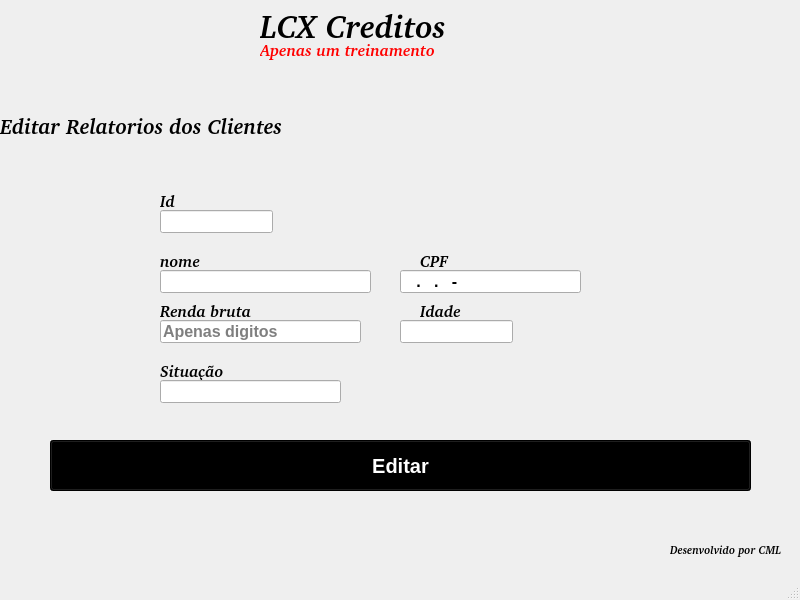
<?xml version="1.0" encoding="UTF-8"?>
<ui version="4.0">
 <class>MainWindow</class>
 <widget class="QMainWindow" name="MainWindow">
  <property name="geometry">
   <rect>
    <x>0</x>
    <y>0</y>
    <width>800</width>
    <height>600</height>
   </rect>
  </property>
  <property name="font">
   <font>
    <pointsize>15</pointsize>
    <weight>75</weight>
    <bold>true</bold>
   </font>
  </property>
  <property name="windowTitle">
   <string>MainWindow</string>
  </property>
  <widget class="QWidget" name="centralwidget">
   <widget class="QLabel" name="label">
    <property name="geometry">
     <rect>
      <x>260</x>
      <y>0</y>
      <width>251</width>
      <height>51</height>
     </rect>
    </property>
    <property name="font">
     <font>
      <family>URW Bookman [UKWN]</family>
      <pointsize>24</pointsize>
      <weight>75</weight>
      <italic>true</italic>
      <bold>true</bold>
     </font>
    </property>
    <property name="mouseTracking">
     <bool>false</bool>
    </property>
    <property name="autoFillBackground">
     <bool>true</bool>
    </property>
    <property name="lineWidth">
     <number>3</number>
    </property>
    <property name="text">
     <string>LCX Creditos</string>
    </property>
    <property name="scaledContents">
     <bool>false</bool>
    </property>
   </widget>
   <widget class="QLabel" name="label_2">
    <property name="geometry">
     <rect>
      <x>260</x>
      <y>40</y>
      <width>221</width>
      <height>20</height>
     </rect>
    </property>
    <property name="font">
     <font>
      <family>URW Bookman [UKWN]</family>
      <pointsize>12</pointsize>
      <weight>75</weight>
      <italic>true</italic>
      <bold>true</bold>
     </font>
    </property>
    <property name="styleSheet">
     <string notr="true">color: rgb(255, 0, 0)</string>
    </property>
    <property name="text">
     <string>Apenas um treinamento</string>
    </property>
   </widget>
   <widget class="QLabel" name="label_4">
    <property name="geometry">
     <rect>
      <x>670</x>
      <y>540</y>
      <width>131</width>
      <height>20</height>
     </rect>
    </property>
    <property name="font">
     <font>
      <family>URW Bookman [UKWN]</family>
      <pointsize>8</pointsize>
      <weight>75</weight>
      <italic>true</italic>
      <bold>true</bold>
     </font>
    </property>
    <property name="styleSheet">
     <string notr="true"/>
    </property>
    <property name="text">
     <string>Desenvolvido por CML</string>
    </property>
   </widget>
   <widget class="QLabel" name="label_3">
    <property name="geometry">
     <rect>
      <x>0</x>
      <y>100</y>
      <width>671</width>
      <height>51</height>
     </rect>
    </property>
    <property name="font">
     <font>
      <family>URW Bookman [UKWN]</family>
      <pointsize>16</pointsize>
      <weight>75</weight>
      <italic>true</italic>
      <bold>true</bold>
     </font>
    </property>
    <property name="mouseTracking">
     <bool>false</bool>
    </property>
    <property name="autoFillBackground">
     <bool>true</bool>
    </property>
    <property name="lineWidth">
     <number>3</number>
    </property>
    <property name="text">
     <string>Editar Relatorios dos Clientes</string>
    </property>
    <property name="scaledContents">
     <bool>false</bool>
    </property>
   </widget>
   <widget class="QPushButton" name="btnalterar">
    <property name="geometry">
     <rect>
      <x>50</x>
      <y>440</y>
      <width>701</width>
      <height>51</height>
     </rect>
    </property>
    <property name="font">
     <font>
      <pointsize>15</pointsize>
      <weight>75</weight>
      <bold>true</bold>
     </font>
    </property>
    <property name="styleSheet">
     <string notr="true">color: rgb(255, 255, 255);
background-color: rgb(0, 0, 0);
</string>
    </property>
    <property name="text">
     <string>Editar</string>
    </property>
   </widget>
   <widget class="QLabel" name="label_5">
    <property name="geometry">
     <rect>
      <x>420</x>
      <y>250</y>
      <width>71</width>
      <height>21</height>
     </rect>
    </property>
    <property name="font">
     <font>
      <family>URW Bookman [UKWN]</family>
      <pointsize>12</pointsize>
      <weight>75</weight>
      <italic>true</italic>
      <bold>true</bold>
     </font>
    </property>
    <property name="styleSheet">
     <string notr="true"/>
    </property>
    <property name="text">
     <string>CPF</string>
    </property>
   </widget>
   <widget class="QLabel" name="label_6">
    <property name="geometry">
     <rect>
      <x>420</x>
      <y>300</y>
      <width>51</width>
      <height>21</height>
     </rect>
    </property>
    <property name="font">
     <font>
      <family>URW Bookman [UKWN]</family>
      <pointsize>12</pointsize>
      <weight>75</weight>
      <italic>true</italic>
      <bold>true</bold>
     </font>
    </property>
    <property name="styleSheet">
     <string notr="true"/>
    </property>
    <property name="text">
     <string>Idade</string>
    </property>
   </widget>
   <widget class="QLineEdit" name="alterarRendaBruta">
    <property name="geometry">
     <rect>
      <x>160</x>
      <y>320</y>
      <width>201</width>
      <height>23</height>
     </rect>
    </property>
    <property name="font">
     <font>
      <pointsize>12</pointsize>
      <weight>75</weight>
      <bold>true</bold>
     </font>
    </property>
    <property name="placeholderText">
     <string>Apenas digitos</string>
    </property>
   </widget>
   <widget class="QLineEdit" name="alterarCPF">
    <property name="geometry">
     <rect>
      <x>400</x>
      <y>270</y>
      <width>181</width>
      <height>23</height>
     </rect>
    </property>
    <property name="font">
     <font>
      <pointsize>12</pointsize>
      <weight>75</weight>
      <bold>true</bold>
     </font>
    </property>
    <property name="inputMask">
     <string>000.000.000-00</string>
    </property>
   </widget>
   <widget class="QLineEdit" name="alterarIDADE">
    <property name="geometry">
     <rect>
      <x>400</x>
      <y>320</y>
      <width>113</width>
      <height>23</height>
     </rect>
    </property>
   </widget>
   <widget class="QLineEdit" name="alterarNOME">
    <property name="geometry">
     <rect>
      <x>160</x>
      <y>270</y>
      <width>211</width>
      <height>23</height>
     </rect>
    </property>
    <property name="font">
     <font>
      <pointsize>12</pointsize>
      <weight>75</weight>
      <bold>true</bold>
     </font>
    </property>
   </widget>
   <widget class="QLabel" name="label_7">
    <property name="geometry">
     <rect>
      <x>160</x>
      <y>250</y>
      <width>71</width>
      <height>21</height>
     </rect>
    </property>
    <property name="font">
     <font>
      <family>URW Bookman [UKWN]</family>
      <pointsize>12</pointsize>
      <weight>75</weight>
      <italic>true</italic>
      <bold>true</bold>
     </font>
    </property>
    <property name="styleSheet">
     <string notr="true"/>
    </property>
    <property name="text">
     <string>nome</string>
    </property>
   </widget>
   <widget class="QLabel" name="label_8">
    <property name="geometry">
     <rect>
      <x>160</x>
      <y>300</y>
      <width>111</width>
      <height>21</height>
     </rect>
    </property>
    <property name="font">
     <font>
      <family>URW Bookman [UKWN]</family>
      <pointsize>12</pointsize>
      <weight>75</weight>
      <italic>true</italic>
      <bold>true</bold>
     </font>
    </property>
    <property name="styleSheet">
     <string notr="true"/>
    </property>
    <property name="text">
     <string>Renda bruta</string>
    </property>
   </widget>
   <widget class="QLabel" name="label_9">
    <property name="geometry">
     <rect>
      <x>160</x>
      <y>360</y>
      <width>91</width>
      <height>21</height>
     </rect>
    </property>
    <property name="font">
     <font>
      <family>URW Bookman [UKWN]</family>
      <pointsize>12</pointsize>
      <weight>75</weight>
      <italic>true</italic>
      <bold>true</bold>
     </font>
    </property>
    <property name="styleSheet">
     <string notr="true"/>
    </property>
    <property name="text">
     <string>Situação</string>
    </property>
   </widget>
   <widget class="QLineEdit" name="alterarSituacao">
    <property name="geometry">
     <rect>
      <x>160</x>
      <y>380</y>
      <width>181</width>
      <height>23</height>
     </rect>
    </property>
   </widget>
   <widget class="QLabel" name="label_10">
    <property name="geometry">
     <rect>
      <x>160</x>
      <y>190</y>
      <width>51</width>
      <height>21</height>
     </rect>
    </property>
    <property name="font">
     <font>
      <family>URW Bookman [UKWN]</family>
      <pointsize>12</pointsize>
      <weight>75</weight>
      <italic>true</italic>
      <bold>true</bold>
     </font>
    </property>
    <property name="styleSheet">
     <string notr="true"/>
    </property>
    <property name="text">
     <string>Id</string>
    </property>
   </widget>
   <widget class="QLineEdit" name="alterarID">
    <property name="geometry">
     <rect>
      <x>160</x>
      <y>210</y>
      <width>113</width>
      <height>23</height>
     </rect>
    </property>
   </widget>
  </widget>
  <widget class="QMenuBar" name="menubar">
   <property name="geometry">
    <rect>
     <x>0</x>
     <y>0</y>
     <width>800</width>
     <height>29</height>
    </rect>
   </property>
  </widget>
  <widget class="QStatusBar" name="statusbar"/>
 </widget>
 <resources/>
 <connections/>
</ui>
